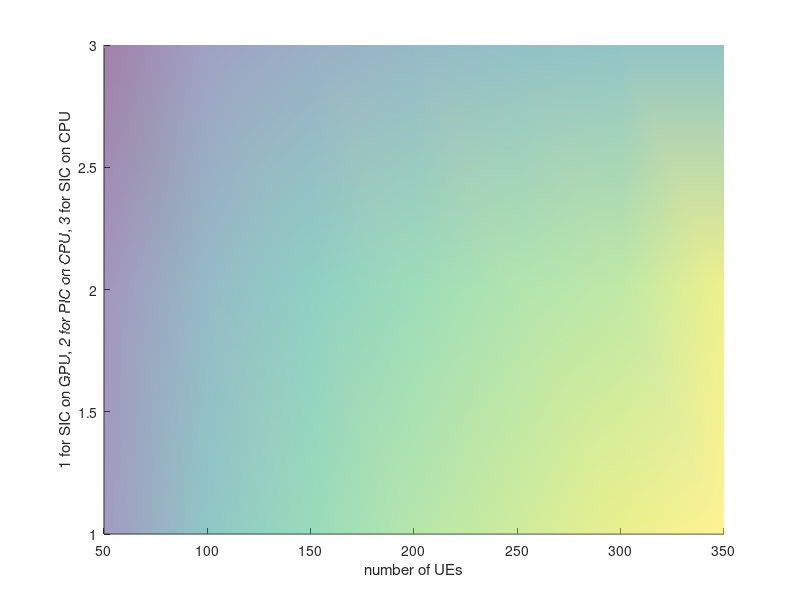

Reproduce this figure in MATLAB.
FFT = [512 1024 2048 4096];
UE  = [50 100 150 200 250 300 350];

% PIC_GPU = [
%             2.35 3.18 3.58 4.43 5.00 5.62 6.26
%             2.61 3.27 3.62 4.53 5.19 5.80 6.52;
%             2.69 3.39 4.09 4.79 5.41 6.15 6.78;
%             3.07 3.62 4.38 5.13 5.96 6.77 7.22;           
%            ];
% SIC_GPU = [            
%             65.67 133.16 201.67 268.57 301.17 362.03 424.61            
%             68.53 136.19 205.33 274.39 322.36 374.2 435.91 
%             68.89 140.07 208.02 277.63 334.39 390.43 456.29
%             70.07 142.44 210.6 278.22 348.64 416.77 446.62            
%           ];            
% PIC_CPU = [            
%             19.17 35.68 50.72 68.4 85.41 105.88 117.47            
%             30.95 57.18 90.7 121.42 159.64 191.92 221.83           
%             54.27 118.40 169.50 236.91 299.46 335.37 416.39
%             110.74 227.48 336.85 439.99 548.99 664.06 750.53
%           ];
% SIC_CPU = [ 
%             16.93 33.12 46.45 57.22 76.53 93.31 107.86
%             28.24 57.36 81.17 109.96 139.41 165.09 190.72
%             51.69 99.17 155.9 197.16 259.84 312.22 365.59
%             101.67 197.59 305 403.14 506.17 595.15 718.87
%            ];
PIC_GPU = [
           3.07 3.62 4.38 5.13 5.96 6.77 7.22;           
          ];
SIC_GPU = [ 
           70.07 142.44 210.6 278.22 348.64 416.77 446.62            
          ];            
PIC_CPU = [
           110.74 227.48 336.85 439.99 548.99 664.06 750.53
          ];
SIC_CPU = [ 
           101.67 197.59 305 403.14 506.17 595.15 718.87
          ];
      
% SICtoPIConGPU = zeros(4, 7);
% SIConCPUtoPIConGPU = zeros(4, 7);
% PICtoPIC = zeros(4, 7);

SICtoPIConGPU = zeros(1, 7);
SIConCPUtoPIConGPU = zeros(1, 7);
PICtoPIC = zeros(1, 7);
ratio = zeros(3, 7);
for b = 1:1:7
    ratio(1,b) = PIC_CPU(b)/PIC_GPU(b);
    ratio(2,b) = SIC_CPU(b)/PIC_GPU(b);
    ratio(3,b) = SIC_GPU(b)/PIC_GPU(b);
end

% for a = 1:1:4
%     for b = 1:1:7
%     SICtoPIConGPU(a,b) = SIC_GPU(a,b)/PIC_GPU(a,b);
%     PICtoPIC(a,b) = PIC_CPU(a,b)/PIC_GPU(a,b);
%     SIConCPUtoPIConGPU(a,b) = SIC_CPU(a,b)/PIC_GPU(a,b);
%     end
% end

       disp(ratio);
       %disp(PICtoPIC);
       %disp(SIConCPUtoPIConGPU);
       
x = [50 100 150 200 250 300 350];
%y = [512 1024 2048 4096];
y = [1 2 3];
%y = [4096 2048 1024 512];
[xx,yy] = meshgrid(x,y);

figure; hold on
%colormap([1 0 0;0 0 1])
%surf(xx, yy, SIC_CPU, 'FaceColor','g', 'FaceAlpha',0.5, 'EdgeColor','none');
surf(xx, yy, ratio, 'FaceColor','r', 'FaceAlpha',0.5, 'EdgeColor','none');
% surf(xx, yy, SICtoPIConGPU, 'FaceColor','r', 'FaceAlpha',0.5, 'EdgeColor','none');
% surf(xx, yy, PICtoPIC, 'FaceColor','r', 'FaceAlpha',0.5, 'EdgeColor','none');
% surf(xx, yy, SIConCPUtoPIConGPU, 'FaceColor','r', 'FaceAlpha',0.5, 'EdgeColor','none');
%surf(xx, yy, PIC_GPU, 'FaceColor','b', 'FaceAlpha',0.5, 'EdgeColor','none');
%surf(xx, yy, PIC_CPU, 'FaceColor','y', 'FaceAlpha',0.5, 'EdgeColor','none');
%view(17,22);
%surf(xx, yy, zz);
%surf(xx, yy, zz);
title = ("PIC GPU funciton on OFDM from 50 to 350 UEs");
xlabel('number of UEs');
ylabel('1 for SIC on GPU, 2 for PIC on CPU, 3 for SIC on CPU');
%zlabel('time (ms)');
zlabel('speed up');
axis tight
shading interp
%colorbar







